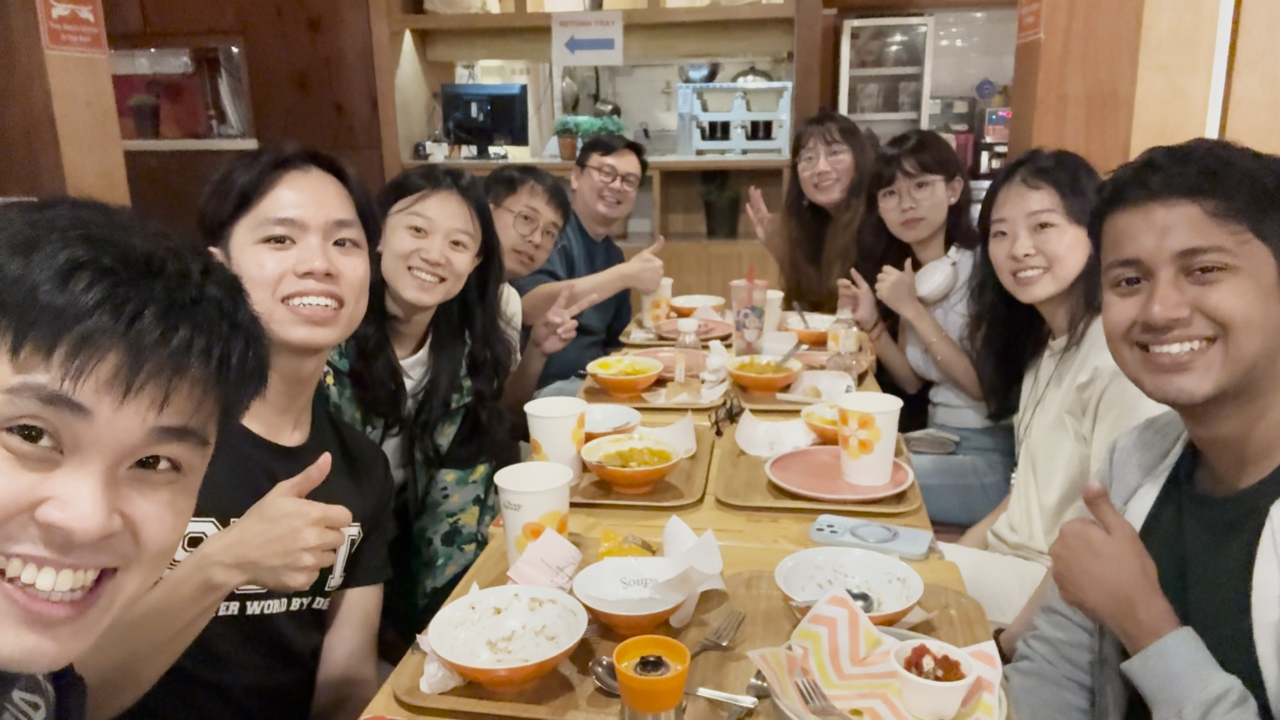
#> input picture notebooks/image_2025-09-04_21-57-01.png, 2560 x 1440 px (shown at 1/2 size); its folder holds only this picture in this run
$ python -i plot.py   (imports and definitions only)
#> lines starting #> are read from the running program, lines starting #| are printed output that depends on the picture
# import open_clip
from collections.abc import Mapping, Sequence
from typing import Any

import matplotlib.pyplot as plt
import numpy as np
import pandas as pd
from PIL import Image, ImageDraw, ImageFont

DataLike = pd.DataFrame | Mapping[str, Any]


# [151 lines left out: functions plot_key_wise, _to_dataframe, not called in this run]


# [16 lines of commented-out code are left out]


def view_images(
    images,
    num_rows=1,
    offset_ratio=0.02,
    bg=255,
    resize_to_first=False,
    labels=None,  # list[str] same length as #images (before padding)
    label_color=(0, 0, 0),
    label_bg=(255, 255, 255),
    label_bg_alpha=180,  # 0..255
    label_pad=6,
    label_pos="top-left",  # "top-left", "top-right", "bottom-left", "bottom-right"
    font_size=16,
):
    """
    Returns a single PIL.Image grid with optional per-tile labels.

    Accepts:
      - list/tuple of PIL.Image | torch.Tensor | np.ndarray
      - np.ndarray batch: (B,H,W,C) or (B,C,H,W)
      - torch.Tensor batch: (B,H,W,C) or (B,C,H,W)
      - single image of any of the above
    """

    def to_uint8_hwc3(x):
        if hasattr(x, "detach"):  # torch
            x = x.detach().cpu().numpy()
        if isinstance(x, Image.Image):
            x = np.array(x)
        x = np.asarray(x)

        if x.ndim == 4:
            raise ValueError(
                "Got a 4D tensor/array inside list; pass the batch directly, not nested."
            )

        if x.ndim == 2:
            x = np.stack([x, x, x], axis=-1)

        # CHW -> HWC if needed
        if x.ndim == 3 and x.shape[0] in (1, 3, 4) and x.shape[-1] not in (1, 3, 4):
            x = np.transpose(x, (1, 2, 0))

        if x.shape[-1] == 1:
            x = np.repeat(x, 3, axis=-1)
        if x.shape[-1] == 4:
            x = x[..., :3]

        if x.dtype != np.uint8:
            x = x.astype(np.float32)
            if x.max() <= 1.0:
                x = (x * 255.0).clip(0, 255).astype(np.uint8)
            else:
                x = x.clip(0, 255).astype(np.uint8)

        return x

    # --- normalize input into list ---
    if isinstance(images, (list, tuple)):
        items = list(images)
    else:
        if hasattr(images, "detach"):  # torch
            arr = images.detach().cpu().numpy()
            items = [arr[i] for i in range(arr.shape[0])] if arr.ndim == 4 else [arr]
        else:
            if isinstance(images, Image.Image):
                items = [images]
            else:
                arr = np.asarray(images)
                items = [arr[i] for i in range(arr.shape[0])] if arr.ndim == 4 else [images]

    if len(items) == 0:
        raise ValueError("No images provided.")

    n_orig = len(items)
    if labels is not None and len(labels) != n_orig:
        raise ValueError(f"labels must have length {n_orig}, got {len(labels)}")

    num_rows = int(num_rows)
    if num_rows <= 0:
        raise ValueError("num_rows must be >= 1")

    imgs = [to_uint8_hwc3(x) for x in items]

    # size handling
    h0, w0 = imgs[0].shape[:2]
    if resize_to_first:
        imgs2 = []
        for im in imgs:
            if im.shape[:2] != (h0, w0):
                imgs2.append(np.array(Image.fromarray(im).resize((w0, h0), Image.BILINEAR)))
            else:
                imgs2.append(im)
        imgs = imgs2
    else:
        for im in imgs:
            if im.shape[:2] != (h0, w0):
                raise ValueError(
                    f"All images must have same size. First is {(h0, w0)}, got {im.shape[:2]}. "
                    f"Set resize_to_first=True to auto-resize."
                )

    # pad empties to fill grid
    rem = n_orig % num_rows
    num_empty = (num_rows - rem) % num_rows
    empty = np.ones((h0, w0, 3), dtype=np.uint8) * bg
    imgs = imgs + [empty] * num_empty
    labels_padded = list(labels) if labels is not None else None
    if labels_padded is not None:
        labels_padded += [""] * num_empty

    num_items = len(imgs)
    num_cols = num_items // num_rows

    offset = int(h0 * offset_ratio)
    grid_h = h0 * num_rows + offset * (num_rows - 1)
    grid_w = w0 * num_cols + offset * (num_cols - 1)
    canvas = np.ones((grid_h, grid_w, 3), dtype=np.uint8) * bg

    # paste tiles
    for idx in range(num_items):
        i = idx // num_cols
        j = idx % num_cols
        y0 = i * (h0 + offset)
        x0 = j * (w0 + offset)
        canvas[y0 : y0 + h0, x0 : x0 + w0] = imgs[idx]

    out = Image.fromarray(canvas).convert("RGBA")

    # draw labels
    if labels_padded is not None:
        draw = ImageDraw.Draw(out, "RGBA")
        try:
            font = ImageFont.truetype("DejaVuSans.ttf", font_size)
        except Exception:
            font = ImageFont.load_default()

        # [10 lines left out: function label_xy, not called in this run]

        for idx, lab in enumerate(labels_padded):
            if not lab:
                continue
            i = idx // num_cols
            j = idx % num_cols
            y0 = i * (h0 + offset)
            x0 = j * (w0 + offset)

            # measure text
            bbox = draw.textbbox((0, 0), lab, font=font)
            tw, th = bbox[2] - bbox[0], bbox[3] - bbox[1]

            x, y = label_xy(x0, y0, tw, th)

            # background box (semi-transparent)
            bg_rgba = (*label_bg, int(label_bg_alpha))
            pad = 3
            draw.rounded_rectangle(
                [x - pad, y - pad, x + tw + pad, y + th + pad],
                radius=6,
                fill=bg_rgba,
                outline=None,
            )
            draw.text((x, y), lab, font=font, fill=(*label_color, 255))

    return out.convert("RGB")


# [200 lines left out: functions plot_image_heatmap, make_steer_grid, show_grid, not called in this run]

>>> import cv2
>>> picture = cv2.imread('../../notebooks/image_2025-09-04_21-57-01.png', cv2.IMREAD_GRAYSCALE)
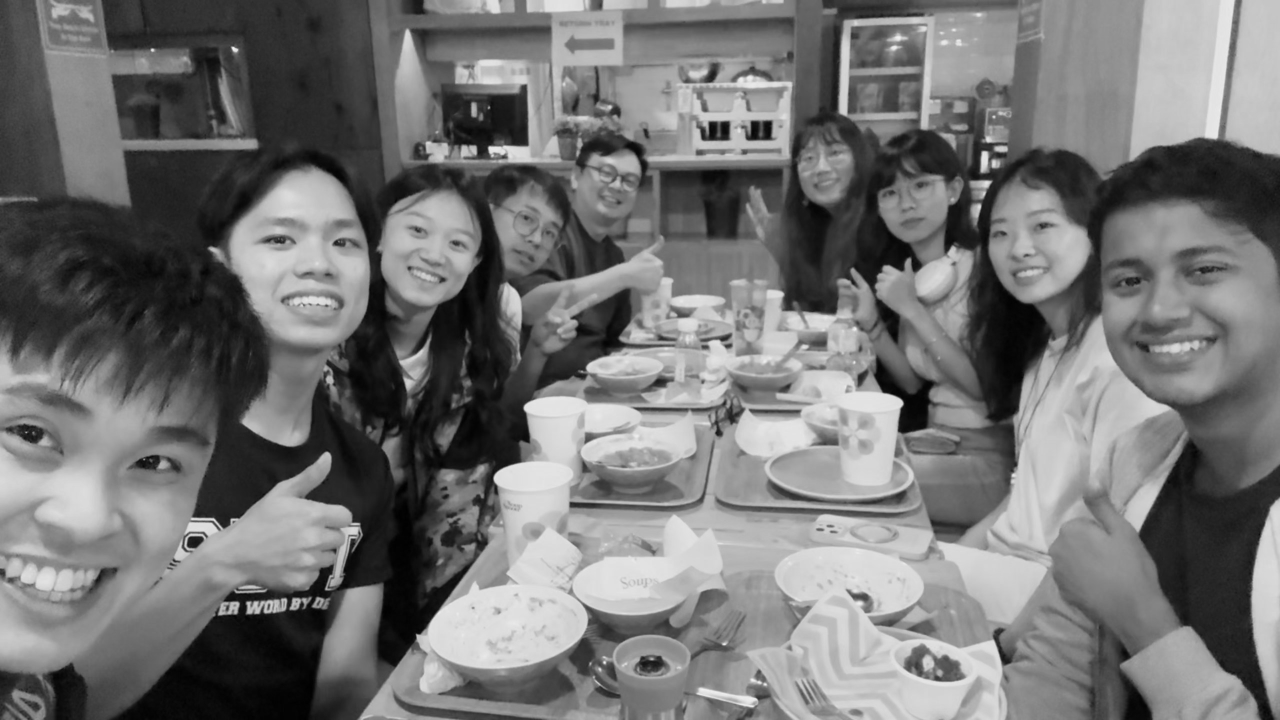
#> picture: shape (1440, 2560) (shown at 1/2 size); min 0, max 252, mean 115.2
>>> result = view_images(picture)
#> in view_images, `items = [arr[i] for i in range(arr.shape[0])] if arr.ndim == 4 else [i..`: items = 1 item
#> in view_images, `n_orig = len(items)`: n_orig = 1
#> in view_images, `imgs = [to_uint8_hwc3(x) for x in items]`: imgs = 1 item
#> the loop in view_images, `for im in imgs:` made 1 pass
#> in view_images, `rem = n_orig % num_rows`: rem = 0
#> in view_images, `num_items = len(imgs)`: num_items = 1
#> in view_images, `grid_w = w0 * num_cols + offset * (num_cols - 1)`: grid_w = 2560
#> the loop in view_images, `for idx in range(num_items):` made 1 pass
#> (i, j, y0, x0) on pass 1: (0, 0, 0, 0)
